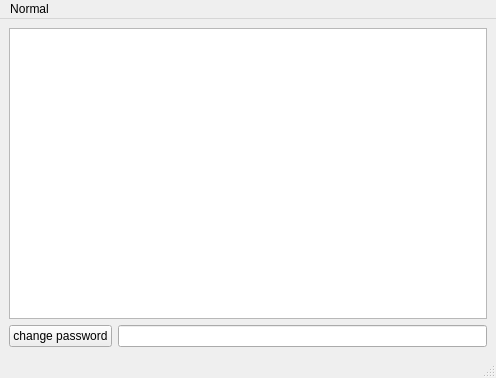
<?xml version="1.0" encoding="UTF-8"?>
<ui version="4.0">
 <class>searchWindow</class>
 <widget class="QMainWindow" name="searchWindow">
  <property name="geometry">
   <rect>
    <x>0</x>
    <y>0</y>
    <width>496</width>
    <height>378</height>
   </rect>
  </property>
  <property name="windowTitle">
   <string>MainWindow</string>
  </property>
  <widget class="QWidget" name="centralwidget">
   <layout class="QVBoxLayout" name="verticalLayout">
    <item>
     <widget class="QTableView" name="tableView"/>
    </item>
    <item>
     <layout class="QHBoxLayout" name="horizontalLayout">
      <item>
       <widget class="QPushButton" name="pushButton">
        <property name="text">
         <string>change password</string>
        </property>
       </widget>
      </item>
      <item>
       <widget class="QLineEdit" name="lineEdit"/>
      </item>
     </layout>
    </item>
   </layout>
  </widget>
  <widget class="QMenuBar" name="menubar">
   <property name="geometry">
    <rect>
     <x>0</x>
     <y>0</y>
     <width>496</width>
     <height>28</height>
    </rect>
   </property>
   <widget class="QMenu" name="menuNormal">
    <property name="title">
     <string>Normal</string>
    </property>
   </widget>
   <addaction name="menuNormal"/>
  </widget>
  <widget class="QStatusBar" name="statusbar"/>
 </widget>
 <resources/>
 <connections/>
</ui>
